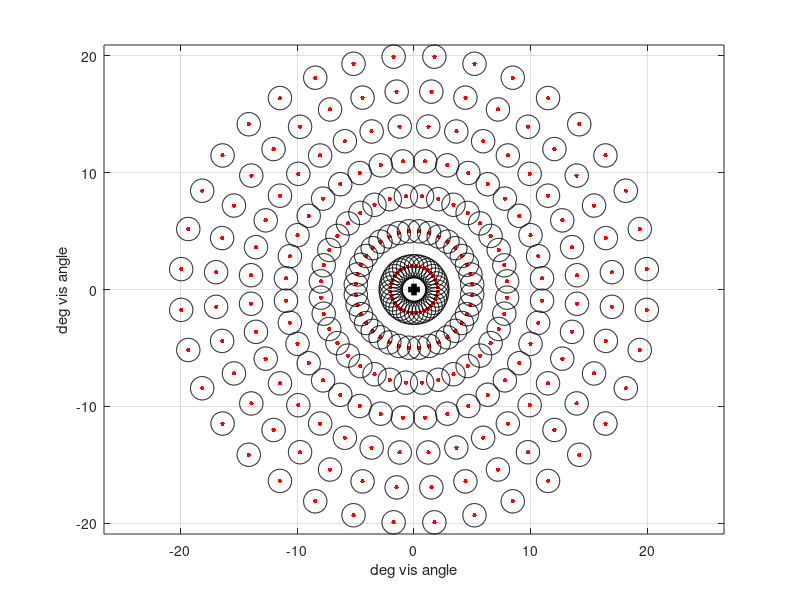

The MATLAB script that drew this image:
%function out = get_wedgeLoctions_01(cfg)


out = [];
if 1
%cfg.wedge_width_deg = 90; % in degree the wedge width
cfg.wedge_width_deg = 360; % in degree the wedge width
cfg.nIntersections  = 36; %

%cfg.eccLinesInDeg   = [1.6:diff([1.6,4])/5:4];
cfg.eccLinesInDeg   = [2:3:20];
%cfg.eccLinesInDeg   = [1.6:diff([1.6,4])/5:4];
%cfg.stimDiamPerLine = [0.8:diff([0.8,1.2])/5:1.2]; % not used
cfg.stimDiamPerLine = zeros(size(cfg.eccLinesInDeg))+2; % not used



cfg.centerDeg = 0;
%cfg.centerDeg = 90;
cfg.getDirs=1;
end

wedge_width_deg = cfg.wedge_width_deg;
nIntersections = cfg.nIntersections;
stimDiamPerLine = cfg.stimDiamPerLine;
eccLinesInDeg = cfg.eccLinesInDeg;
centerDeg = cfg.centerDeg;

W = (wedge_width_deg/180)*pi;
h = (W / nIntersections);
P = (h .* [1:nIntersections]) - (h*0.5);

x = []; y = [];xyinfo=[];
xydistPerEcc = [];
cnt = 0;
for k=1:length(eccLinesInDeg)
    cEcc = eccLinesInDeg(k);
    for p=1:length(P)
        cnt = cnt+1;
        [x(cnt),y(cnt)] = pol2cart(P(p),eccLinesInDeg(k));
        % --- note the stimOrientation needs to be stored, too.
        xyinfo(cnt,:) = [P(p)*180/pi, eccLinesInDeg(k), stimDiamPerLine(k), P(p)*180/pi]
    end

    cDist   = abs(complex(x(cnt-1),y(cnt-1))-complex(x(cnt),y(cnt)));
    cDistH  = sqrt(  (x(cnt)-x(cnt-1))^2 - (y(cnt)-y(cnt-1))^2   );
    xydistPerEcc(k,1:3) = [cEcc cDist cDistH];    
end

% --- rotate
orient2zero   = ((wedge_width_deg/2)/180)*pi;
orient2Center = (centerDeg/180)*pi;
rotateRad = orient2zero + orient2Center;
% angle(complex(x*pi/180,y*pi/180))*180/pi;

[T, R] = cart2pol(x,y);
[x,y] = pol2cart(T-rotateRad,R);


if cfg.getDirs
    cori = xyinfo(:,1);
    cori= cori ./ 180 .* pi;
    % [a,b]=pol2cart(cori - rotateRad - (pi/2),1); cortex to the right
    % [a,b]=pol2cart(cori - rotateRad + pi ,1); cortex also to the right
    [a,b]=pol2cart(cori - rotateRad + (pi/2) ,1);
    [T,r]=cart2pol(a,b)    
    xyinfo(:,1) = T * 180 / pi;
    % coricomplex = exp(i*(cori));
    % new = coricomplex + (exp(i*(rotateRad))) + exp(i*(pi));
    % xyinfo(:,1) = angle(new) * 180 /pi;
end




%out.x       = x;
%out.y       = y;
out.xy      = [x y];
out.xyinfo  = xyinfo;
out.cfg     = cfg;
out.xydistPerEcc = xydistPerEcc

doPlot = 1

if doPlot ==1
figure('Color','w') 
plot(x,y,'r.','Markersize',10), hold on, 
for k=1:length(x)
r = out.xyinfo(k,3)*0.5
xy = [x(k), y(k)]
plot(sin(0:pi/50:2*pi)*r+xy(1),cos(0:pi/50:2*pi)*r+xy(2),'k-'), hold on, 
end
plot([-0.5 0.5],[0 0],'k-','Linewidth',4), hold on, 
plot([0 0],[0.5 -0.5],'k-','Linewidth',4), hold on, 
xlabel('deg vis angle'),ylabel('deg vis angle')
axis equal;
grid on

end

